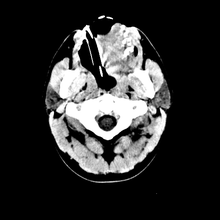
%> input picture images/0001.png, 220 x 220 px, shrunk from 512 x 512 before the run
$ octave --eval "result = canny('images/0001.png');"   (GNU Octave 9; MATLAB toolbox functions it lacks are replaced by stand-ins)
%> lines starting %> are read from the running program, lines starting %| are printed output that depends on the picture; in (x1, y1, x2, y2) boxes, pixels count from 0 and x2, y2 are one past the last pixel; in counts of white or black regions, pixels touching at a corner belong together; the program's own positions count from 1
### gaussFilter.m
function [outImg] = gaussFilter(image)
    sigma = min(size(image))*0.005;
    kernelSize = ceil(6*sigma);
    if rem(kernelSize,2) == 0
        kernelSize = kernelSize+1;
    end
    gaussianKernel = fspecial('gaussian',[kernelSize, kernelSize],sigma);
    outImg = imfilter(image, gaussianKernel);
end

### gradientMagnitude.m
function [imgMag, imgDir] = gradientMagnitude(image)
    % x axis from (0,0) to (n,0), y axis (0,0) to (0,n)
    sobelX = [-1, -2, -1; 0, 0, 0; 1, 2, 1];
    sobelY = sobelX.';

    dirX = imfilter(image, sobelX);
    dirY = imfilter(image, sobelY);

    imgMag = sqrt(dirX.^2 + dirY.^2);
    imgDir = atan2(dirY, dirX);
end

### nonmaximaSuppression.m
function [outImg] = nonmaximaSuppression(imgMag, imgDir)
    [h, w] = size(imgMag);
    outImg = zeros(size(imgMag));

    paddedMag = padarray(imgMag,[1,1]);

    for i = 1:h
        for j = 1:w
            keep = false;
            magI = i+1;
            magJ = j+1;
            currMag = paddedMag(magI, magJ);
            currDir = imgDir(i,j);
            % horizontal edge
            if (currDir >= -pi/8 && currDir <= pi/8) || (currDir >= 7*pi/8 || currDir <= -7*pi/8)
                if currMag >= max(paddedMag(magI-1, magJ), paddedMag(magI+1, magJ))
                    keep = true;
                end
            % diagonal bottom left to top right
            elseif (currDir > pi/8 && currDir < 3*pi/8) || (currDir > -7*pi/8 && currDir < -5*pi/8)
                if currMag >= max(paddedMag(magI-1, magJ-1), paddedMag(magI+1, magJ+1))
                    keep = true;
                end
            % vertical edge
            elseif (currDir >= 3*pi/8 && currDir <= 5*pi/8) || (currDir >= -5*pi/8 && currDir <= -3*pi/8)
                if currMag >= max(paddedMag(magI, magJ-1), paddedMag(magI, magJ+1))
                    keep = true;
                end
            % diagonal bottom right to top left
            elseif (currDir > 5*pi/8 && currDir < 7*pi/8) || (currDir > -3*pi/8 && currDir < -pi/8)
                if currMag >= max(paddedMag(magI-1, magJ+1), paddedMag(magI+1, magJ-1))
                    keep = true;
                end
            else
                printf("Something wrong at (%d,%d)", i, j);
            end

            if keep
                outImg(i,j) = currMag;
            else
                outImg(i,j) = 0;
            end
        end
    end
end

### hysteresisThresholding.m
function [outImg] = hysteresisThresholding(image, threshLow, threshHigh)
    [h, w] = size(image);
    outImg = zeros(size(image));
    gnH = image >= threshHigh;
    gnL = image >= threshLow;

    gnL = padarray(gnL,[1,1]);

    prevImg = outImg;
    while true
        for i=1:h
            for j=1:w
                if gnH(i,j)
                    % pixel over highThreshold
                    outImg(i,j) = 1;
                    % check neighbours
                    gnL_i = i+1;
                    gnL_j = j+1;
                    for x=-1:1
                        for y=-1:1
                            % skip central element
                            if ~x && ~y
                                continue
                            end
                            if gnL(gnL_i+x,gnL_j+y)
                                outImg(i+x, j+y) = 1;
                                gnH(i+x, j+y) = 1;
                            end
                        end
                    end
                end
            end
        end
        % if nothing changed between iterations then stop
        if isequal(prevImg, outImg)
            break
        else
            prevImg = outImg;
        end
    end
end

### canny.m
function [imgGray, imgSuppressed, outImg] = canny(filename)
%> called with filename = 'images/0001.png'
    originalImg = imread(filename);
%> originalImg is the input picture: size 220x220 uint8; min 0, max 255, mean 47.9
    img = im2double(originalImg);
    if size(img,3) > 1
        imgGray = rgb2gray(img); % convert to grayscale
    else
        imgGray = img;
    end
    dispImages = {imgGray}; % list of images to display
%> dispImages = 1 item
    titles = ["Input image"];

    % smooth image with Gauss Filter
    imgFiltered = gaussFilter(imgGray);
    %dispImages{end+1} = imgFiltered;

    % calc magnitude and direction/angle
    [imgMag, imgDir] = gradientMagnitude(imgFiltered);
%> in gradientMagnitude, `dirX = imfilter(image, sobelX);`:
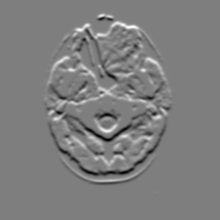
%> dirX: size 220x220 double; min -2.32, max 2.34, mean 1.88e-18; drawn with min black and max white
%> in gradientMagnitude, `dirY = imfilter(image, sobelY);`:
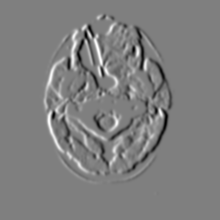
%> dirY: size 220x220 double; min -2.34, max 2.34, mean 5.49e-20; drawn with min black and max white
%> in gradientMagnitude, `imgDir = atan2(dirY, dirX);`:
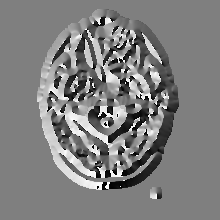
%> imgDir: size 220x220 double; min -3.14, max 3.14, mean 0.00688; drawn with min black and max white
    %dispImages{end+1} = imgMag;
    %dispImages{end+1} = imgDir;

    % perform non-maxima supression
    imgSuppressed = nonmaximaSuppression(imgMag, imgDir);
%> in nonmaximaSuppression, `paddedMag = padarray(imgMag,[1,1]);`:
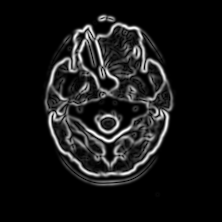
%> paddedMag: size 222x222 double; min 0, max 2.42, mean 0.212; drawn with min black and max white
%> after the loop in nonmaximaSuppression, `for i = 1:h`:
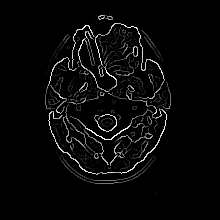
%> outImg: size 220x220 double; min 0, max 2.42, mean 0.0805; drawn with min black and max white
    dispImages{end+1} = imgSuppressed;
    titles = [titles, "After non-maxima suppression"];

    % perform hysteresis thresholding
    %threshLow = 0.05;
    %threshHigh = threshLow*2;

    % using Otsu for defining threshHigh
    threshHigh = graythresh(imgGray);
%> threshHigh = 0.408
    threshLow = threshHigh * 0.5;
%> threshLow = 0.204

    outImg = hysteresisThresholding(imgSuppressed, threshLow, threshHigh);
%> in hysteresisThresholding, `gnH = image >= threshHigh;`:
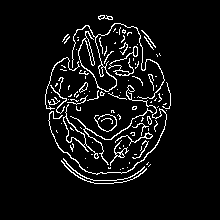
%> gnH: size 220x220 logical; 6.1% white in thin lines or dots, all inside (x1, y1, x2, y2) = (45, 15, 171, 184)
%> in hysteresisThresholding, `gnL = padarray(gnL,[1,1]);`: gnL: size 222x222 logical; 7.3% white in thin lines or dots, all inside (x1, y1, x2, y2) = (46, 16, 172, 185)
%> after the loop in hysteresisThresholding, `while true`:
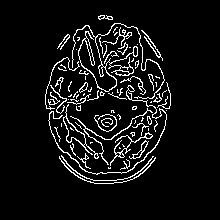
%> gnH: size 220x220 logical; 7.1% white in thin lines or dots, all inside (x1, y1, x2, y2) = (45, 15, 171, 184)
%> after the loop in hysteresisThresholding, `while true`: gnL_i = 185; gnL_j = 115
    dispImages{end+1} = outImg;
    titles = [titles, "Final image"];

%> (the run ends here)

$ run again, on images/0005.png
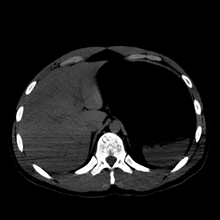
%> input picture images/0005.png, 220 x 220 px, shrunk from 512 x 512 before the run
%> in canny, originalImg is the input picture: size 220x220 uint8; min 0, max 255, mean 25.6
%> dispImages = 1 item
%> after the loop in nonmaximaSuppression, `for i = 1:h`:
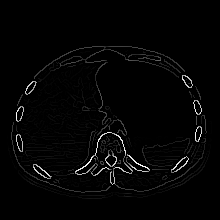
%> outImg: size 220x220 double; min 0, max 2.42, mean 0.0488; drawn with min black and max white
%> threshHigh = 0.475
%> threshLow = 0.237
%> after the loop in hysteresisThresholding, `while true`:
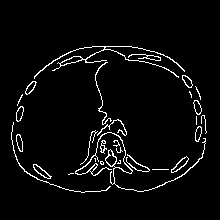
%> gnH: size 220x220 logical; 4.1% white in thin lines or dots, all inside (x1, y1, x2, y2) = (11, 46, 207, 193)
%> after the loop in hysteresisThresholding, `while true`: gnL_i = 194; gnL_j = 86

$ run again, on images/0015.png
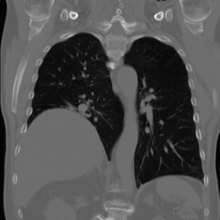
%> input picture images/0015.png, 220 x 220 px, shrunk from 512 x 512 before the run
%> in canny, originalImg is the input picture: size 220x220 uint8; min 0, max 250, mean 81.1
%> dispImages = 1 item
%> after the loop in nonmaximaSuppression, `for i = 1:h`:
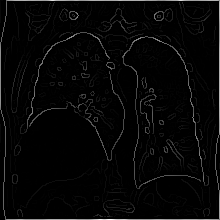
%> outImg: size 220x220 double; min 0, max 2.29, mean 0.0611; drawn with min black and max white
%> threshHigh = 0.247
%> threshLow = 0.124
%> after the loop in hysteresisThresholding, `while true`:
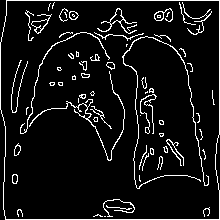
%> gnH: size 220x220 logical; 7.8% white in thin lines or dots
%> after the loop in hysteresisThresholding, `while true`: gnL_i = 221

$ run again, on images/0020.png
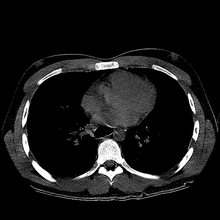
%> input picture images/0020.png, 220 x 220 px, shrunk from 512 x 512 before the run
%> in canny, originalImg is the input picture: size 220x220 uint8; min 0, max 255, mean 24.1
%> dispImages = 1 item
%> threshHigh = 0.447
%> threshLow = 0.224
%> after the loop in hysteresisThresholding, `while true`:
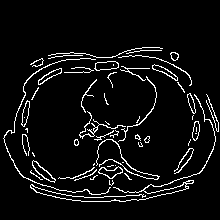
%> gnH: size 220x220 logical; 6.2% white in thin lines or dots, all inside (x1, y1, x2, y2) = (3, 47, 219, 202)
%> after the loop in hysteresisThresholding, `while true`: gnL_i = 203; gnL_j = 127
